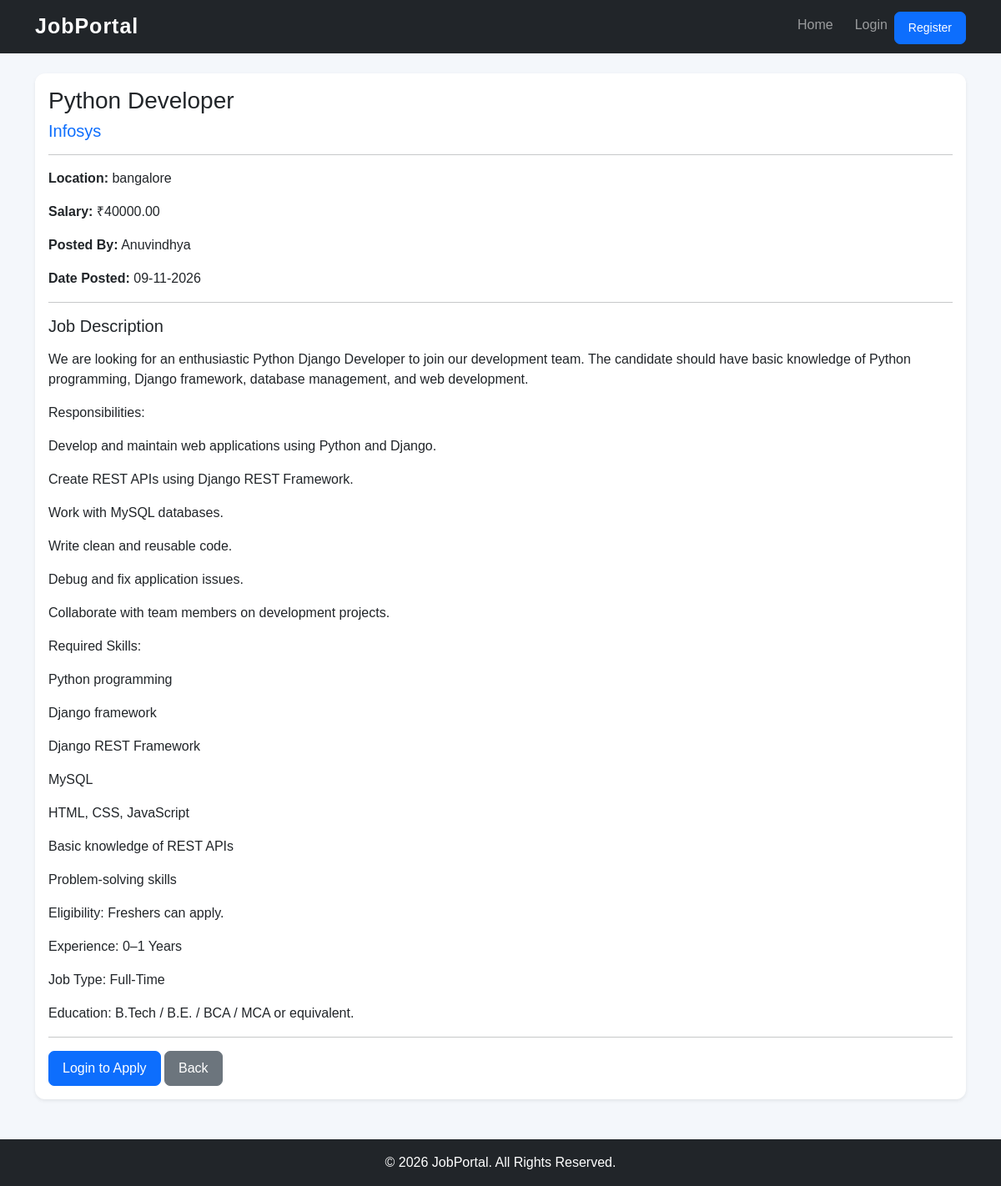
Page /jobs/1/ on the committed database.
### jobs/models.py (models this page shows, shortened)
class Job(models.Model):
    title = models.CharField(max_length=200)
    company_name = models.CharField(max_length=200)
    description = models.TextField()
    location = models.CharField(max_length=200)
    salary = models.DecimalField(max_digits=10, decimal_places=2)
    posted_by = models.ForeignKey(
        settings.AUTH_USER_MODEL,
        on_delete=models.CASCADE
    )
    date_posted = models.DateField(auto_now_add=True)
    class Meta:
        ordering = ['-date_posted']

### accounts/models.py (models this page shows, shortened)
class CustomUser(AbstractUser):
    ROLE_CHOICES = [
        ('employer', 'Employer'),
        ('job_seeker', 'Job Seeker'),
    ]
    phone = models.CharField(max_length=15, blank=True)
    role = models.CharField(
        max_length=20,
        choices=ROLE_CHOICES,
        default='job_seeker'
    )

### jobs/views.py (the view)
# urls.py: path('jobs/<int:pk>/', views.JobDetailView.as_view(), name='job-detail'),
class JobDetailView(DetailView):
    model = Job
    template_name = 'jobs/job_detail.html'
    context_object_name = 'job'
    def get_context_data(self, **kwargs):
        context = super().get_context_data(**kwargs)
        if self.request.user.is_authenticated:
            context['already_applied'] = Application.objects.filter(
                job=self.object,
                applicant=self.request.user
            ).exists()
        return context

### jobs/templates/jobs/job_detail.html (shortened to what this page needs)
{% extends 'jobs/base.html' %}
{% block content %}
<div class="card shadow-sm">
    <div class="card-body">
        <h3>{{ job.title }}</h3>
        <h5 class="text-primary">
            {{ job.company_name }}
        </h5>
        <hr>
        <p>
            <strong>Location:</strong>
            {{ job.location }}
        </p>
        <p>
            <strong>Salary:</strong>
            ₹{{ job.salary }}
        </p>
        <p>
            <strong>Posted By:</strong>
            {{ job.posted_by.username }}
        </p>
        <p>
            <strong>Date Posted:</strong>
            {{ job.date_posted|date:"d-m-Y" }}
        </p>
        <hr>
        <h5>Job Description</h5>
        <p>{{ job.description|linebreaks }}</p>
        <hr>
        {% if user.is_authenticated %}
            {% if user.role == 'job_seeker' %}
                {% if already_applied %}
                    <button class="btn btn-success" disabled>
                        Already Applied
                    </button>
                {% else %}
                    <form method="POST"
                          action="{% url 'apply-to-job' job.pk %}">
                        {% csrf_token %}
                        <button type="submit" class="btn btn-primary">
                            Apply Now
                        </button>
                    </form>
                {% endif %}
            {% elif user.role == 'employer' and job.posted_by == user %}
                <a href="{% url 'job-update' job.pk %}"
                   class="btn btn-warning">
                    Edit Job
                </a>
                <a href="{% url 'job-delete' job.pk %}"
                   class="btn btn-danger">
                    Delete Job
                </a>
            {% endif %}
        {% else %}
            <a href="{% url 'login' %}" class="btn btn-primary">
                Login to Apply
            </a>
        {% endif %}
        <a href="{% url 'job-list' %}"
           class="btn btn-secondary">
            Back
        </a>
    </div>
</div>
{% endblock %}

### jobs/templates/jobs/base.html (shortened to what this page needs)
<!DOCTYPE html>
<html lang="en">
<head>
    <link href="https://cdn.jsdelivr.net/npm/bootstrap@5.3.3/dist/css/bootstrap.min.css"
          rel="stylesheet">
    {% load static %}
    <link rel="stylesheet" href="{% static 'css/style.css' %}">
</head>
<body>
    <nav class="navbar navbar-expand-lg navbar-dark bg-dark">
        <div class="container">
            <a class="navbar-brand fw-bold" href="{% url 'job-list' %}">
                JobPortal
            </a>
            <div class="collapse navbar-collapse" id="navbarNav">
                <ul class="navbar-nav ms-auto">
                    <li class="nav-item">
                        <a class="nav-link" href="{% url 'job-list' %}">
                            Home
                        </a>
                    </li>
                    {% if user.is_authenticated %}
                        {% if user.role == 'employer' %}
                            <li class="nav-item">
                                <a class="nav-link" href="{% url 'job-create' %}">
                                    Post a Job
                                </a>
                            </li>
                            <li class="nav-item">
                                <a class="nav-link" href="{% url 'my-jobs' %}">
                                    My Jobs
                                </a>
                            </li>
                        {% elif user.role == 'job_seeker' %}
                            <li class="nav-item">
                                <a class="nav-link" href="{% url 'my-applications' %}">
                                    My Applications
                                </a>
                            </li>
                        {% endif %}
                        <li class="nav-item">
                            <a class="nav-link" href="{% url 'profile' %}">
                                Profile
                            </a>
                        </li>
                        <li class="nav-item">
                            <form method="POST" action="{% url 'logout' %}">
                                {% csrf_token %}
                                <button type="submit"
                                        class="btn btn-danger btn-sm mt-1">
                                    Logout
                                </button>
                            </form>
                        </li>
                    {% else %}
                        <li class="nav-item">
                            <a class="nav-link" href="{% url 'login' %}">
                                Login
                            </a>
                        </li>
                        <li class="nav-item">
                            <a class="btn btn-primary btn-sm mt-1"
                               href="{% url 'register' %}">
                                Register
                            </a>
                        </li>
                    {% endif %}
                </ul>
            </div>
        </div>
    </nav>
    <main class="container mt-4">
        {% block content %}
        {% endblock %}
    </main>
    <footer class="bg-dark text-white text-center py-3 mt-5">
        <div class="container">
            <p class="mb-0">
                © 2026 JobPortal. All Rights Reserved.
            </p>
        </div>
    </footer>
</body>
</html>

### jobs/static/css/style.css (style rules this page uses)
body { background-color: #f4f7fb; font-family: Arial, sans-serif; min-height: 100vh; display: flex; flex-direction: column; }
main { flex: 1; }
.navbar-brand { font-size: 25px; letter-spacing: 1px; }
.nav-link { margin-left: 10px; transition: 0.3s; }
.card { border: none; border-radius: 12px; }
.btn { border-radius: 7px; padding: 8px 16px; }

### rows in the picture
Job: title "Python Developer", company_name "Infosys", location "bangalore", salary "40000.00", posted_by.username "Anuvindhya", date_posted "09-11-2026", description "We are looking for an enthusiastic Python Django Developer to join our development team. The candidate should have basic knowledge of Python programming, Django framework, database management, and web development. Responsibilities: Develop and maintain web applications using Python and Django. Create REST APIs using Django REST Framework. Work with MySQL databases. Write clean and reusable code. Debug and fix application issues. Collaborate with team members on development projects. Required Skills: Python programming Django framework Django REST Framework MySQL HTML, CSS, JavaScript Basic knowledge of REST APIs Problem-solving skills Eligibility: Freshers can apply. Experience: 0–1 Years…"
